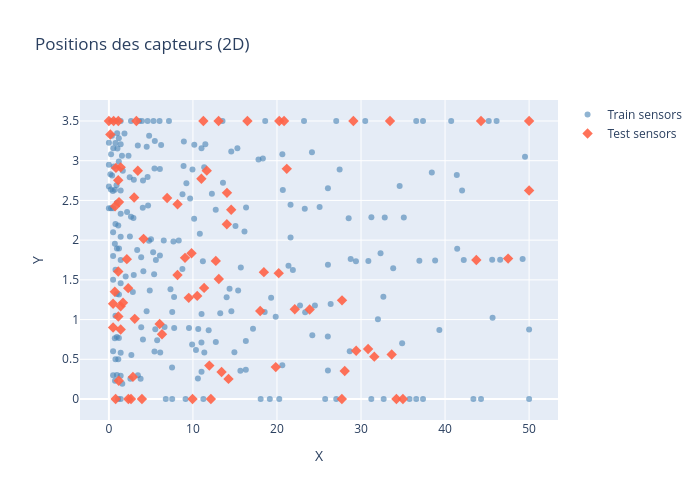

Notebook source saved alongside this figure:
### Code cell
import plotly.graph_objects as go
train_sensors = set(train['sensor'].unique())
test_sensors  = set(test['sensor'].unique())
s_train = sensors[sensors['sensor'].isin(train_sensors)]
s_test  = sensors[sensors['sensor'].isin(test_sensors)]

fig = go.Figure()
fig.add_trace(go.Scatter(x=s_train['coor_x'], y=s_train['coor_y'],
    mode='markers', name='Train sensors',
    marker=dict(size=6, color='steelblue', opacity=0.6)))
fig.add_trace(go.Scatter(x=s_test['coor_x'], y=s_test['coor_y'],
    mode='markers', name='Test sensors',
    marker=dict(size=8, color='tomato', symbol='diamond', opacity=0.9)))
fig.update_layout(title='Positions des capteurs (2D)',
    xaxis_title='X', yaxis_title='Y', width=700, height=500)
fig.show()

print(f'Capteurs train dans buffer (x<=1.4) : {(s_train["coor_x"] <= 1.4).sum()}')
print(f'Capteurs test dans buffer (x<=1.4)  : {(s_test["coor_x"] <= 1.4).sum()}')

### Figure 1 — Plotly figure (JSON) as saved in the notebook; plotly's stock layout.template omitted (floating-point values rounded to 4 significant figures; data arrays with more than 128 entries replaced by an {"elided": "..."} marker saying what was removed)
{"data": [{"marker": {"color": "steelblue", "opacity": 0.6, "size": 6}, "mode": "markers", "name": "Train sensors", "type": "scatter", "x": {"elided": "242 float values"}, "y": {"elided": "242 float values"}}, {"marker": {"color": "tomato", "opacity": 0.9, "size": 8, "symbol": "diamond"}, "mode": "markers", "name": "Test sensors", "type": "scatter", "x": [0.0, 0.8, 1.12, 0.56, 0.5, 0.5, 1.4, 1.4, 1.4, 0.8414, 1.109, 1.125, 1.115, 1.203, 0.7042, 0.7376, 1.172, 0.173, 50.0, 2.315, 2.629, 3.931, 9.952, 12.13, 27.72, 34.21, 34.99, 50.0, 44.28, 33.45, 29.09, 20.84, 20.27, 16.48, 13.05, 11.24, 3.27, 2.133, 14.55, 18.0, 9.059, 12.72, 11.33, 10.51, 2.298, 13.08, 4.124, 14.03, 18.44, 21.17, 11.95, 20.21, 29.42, 6.929, 2.86, 3.439, 1.677, 30.84, 31.58, 27.74, 6.04, 6.32, 33.65, 9.834, 11.0, 14.05, 43.72, 22.12, 47.5, 13.41, 23.89, 3.005, 8.172, 8.161, 3.076, 28.06, 11.65, 9.5, 19.86, 14.23], "y": [3.5, 0.0, 3.5, 3.5, 0.9, 1.2, 0.875, 1.167, 2.917, 2.91, 2.755, 1.038, 1.606, 2.479, 1.35, 2.427, 0.2303, 3.33, 3.5, 0.0, 0.0, 0.0, 0.0, 0.0, 0.0, 0.0, 0.0, 2.625, 3.5, 3.5, 3.5, 3.5, 3.5, 3.5, 3.5, 3.5, 3.5, 1.761, 2.382, 1.109, 1.777, 1.739, 1.399, 1.298, 1.396, 1.51, 2.016, 2.2, 1.597, 2.897, 0.4206, 1.585, 0.6079, 2.531, 0.2783, 2.874, 1.211, 0.6294, 0.5334, 1.242, 0.9451, 0.8144, 0.5602, 1.835, 2.773, 2.595, 1.75, 1.131, 1.768, 0.3405, 1.127, 2.537, 2.451, 1.561, 1.009, 0.3522, 2.875, 1.274, 0.4019, 0.2531]}], "layout": {"height": 500, "title": {"text": "Positions des capteurs (2D)"}, "width": 700, "xaxis": {"title": {"text": "X"}}, "yaxis": {"title": {"text": "Y"}}}}
